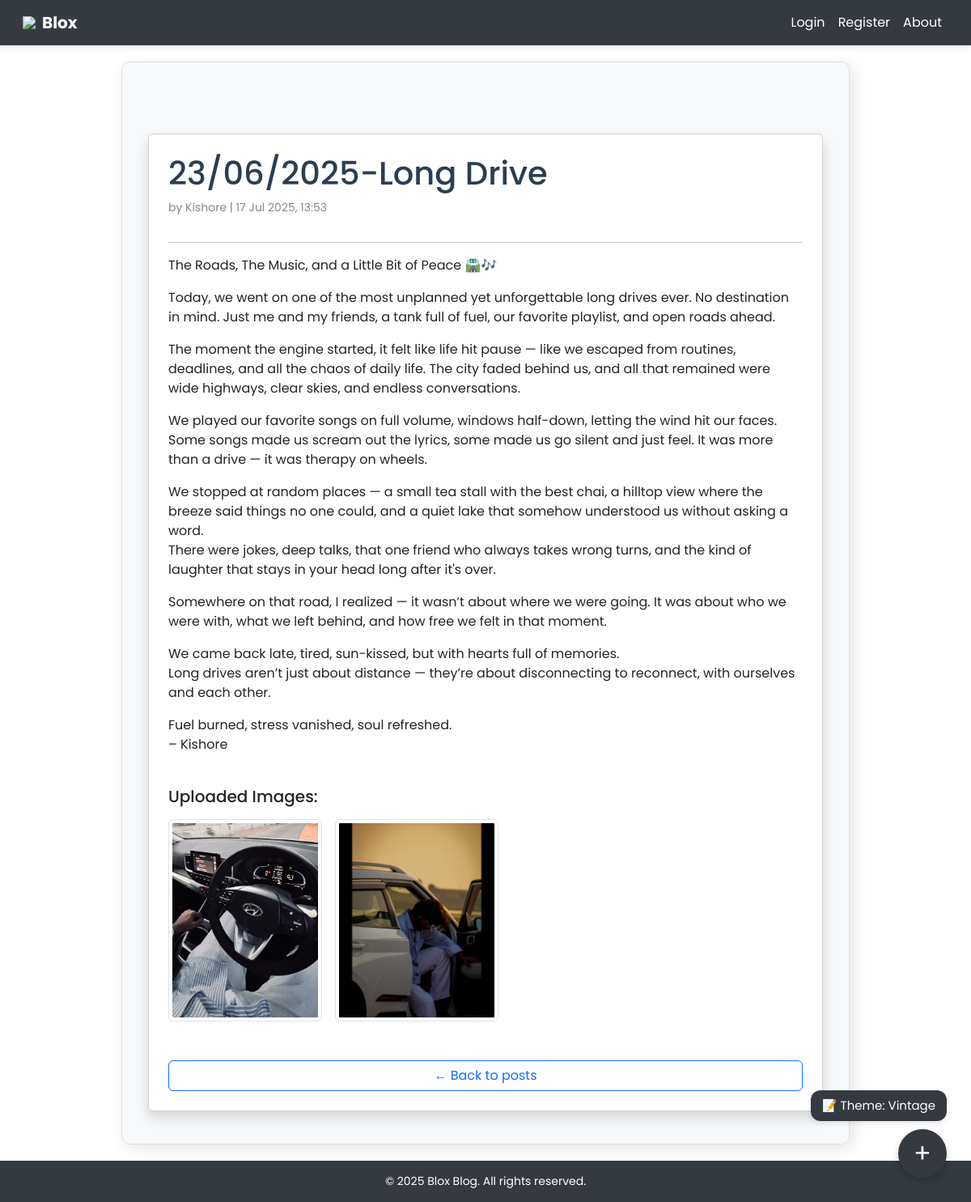
Screenshot of /post/28/ with the database file from the repository.
### blog/models.py (models this page shows)
class Post(models.Model):
    title = models.CharField(max_length=255)
    content = models.TextField()
    audio = models.FileField(upload_to='audios/', blank=True, null=True)
    created_at = models.DateTimeField(auto_now_add=True)
    author = models.ForeignKey(User, on_delete=models.CASCADE)

class PostImage(models.Model):
    post = models.ForeignKey(Post, on_delete=models.CASCADE, related_name='images')
    image = models.ImageField(upload_to='post_images/')

### blog/views.py (the view)
# urls.py: path('post/<int:pk>/', views.post_detail, name='post_detail'),
def post_detail(request, pk):
    post = get_object_or_404(Post, pk=pk)
    return render(request, 'blog/post_detail.html', {'post': post})

### blog/templates/blog/post_detail.html (shortened to what this page needs)
{% extends 'blog/base.html' %}
{% block content %}
<div class="container mt-5">
    <div class="card shadow p-4">
        <h1 class="mb-2">{{ post.title }}</h1>
        <p class="meta">by {{ post.author }} | {{ post.created_at|date:"d M Y, H:i" }}</p>
        <hr>
        <div class="mb-4">{{ post.content|linebreaks }}</div>
        <h5 class="mb-3">Uploaded Images:</h5>
        {% if post.images.all %}
        <div class="d-flex flex-wrap gap-3 mb-4">
            {% for image in post.images.all %}
                <img src="{{ image.image.url }}" alt="Post Image" class="img-thumbnail" style="max-height: 250px;">
            {% endfor %}
        </div>
        {% else %}
            <p class="text-muted">No images uploaded for this post.</p>
        {% endif %}
        <a class="back btn btn-outline-primary mt-4" href="{% url 'post_list' %}">&larr; Back to posts</a>
    </div>
</div>
{% endblock %}

### blog/templates/blog/base.html (shortened to what this page needs)
<!DOCTYPE html>
<html lang="en">
<head>
  <link href="https://cdn.jsdelivr.net/npm/bootstrap-icons@1.10.5/font/bootstrap-icons.css" rel="stylesheet">
  <link href="https://cdn.jsdelivr.net/npm/bootstrap@5.3.0/dist/css/bootstrap.min.css" rel="stylesheet">
  <link href="https://unpkg.com/aos@2.3.1/dist/aos.css" rel="stylesheet">
</head>
<body class="theme-professional">
<nav class="navbar navbar-expand-lg px-3">
  <div class="container-fluid">
    <a class="navbar-brand d-flex align-items-center" href="{% url 'welcome' %}">
      <img src="https://img.icons8.com/ios-filled/30/ffffff/blog.png" class="me-2" />
      <strong>Blox</strong>
    </a>
    <div class="collapse navbar-collapse justify-content-end" id="navMenu">
      <ul class="navbar-nav mb-2 mb-lg-0">
        {% if user.is_authenticated %}
          <li class="nav-item"><a class="nav-link" href="{% url 'dashboard' %}">Dashboard</a></li>
          <li class="nav-item"><a class="nav-link" href="{% url 'post_create' %}">New Post</a></li>
          <li class="nav-item"><a class="nav-link text-danger" href="{% url 'logout' %}">Logout</a></li>
        {% else %}
          <li class="nav-item"><a class="nav-link" href="{% url 'login' %}">Login</a></li>
          <li class="nav-item"><a class="nav-link" href="{% url 'register' %}">Register</a></li>
        {% endif %}
        <li class="nav-item"><a class="nav-link" href="{% url 'about' %}">About</a></li>
      </ul>
    </div>
  </div>
</nav>
<main class="container" data-aos="fade-up">
  {% block content %}{% endblock %}
</main>
<div class="fab-container">
  <button class="theme-button" onclick="cycleTheme()">
    📝 Theme: <span id="themeName">Vintage</span>
  </button>
  <div class="fab-button" onclick="toggleFAB()">+</div>
</div>
<footer>
  © {{ year|default:"2025" }} Blox Blog. All rights reserved.
</footer>
</body>
</html>

### blog/templates/blog/base.html (style rules this page uses)
body.theme-professional { --bg-color: #ffffff; --text-color: #1a1a1a; --accent-color: #343a40; --paper-color: #f8f9fa; --border-color: #dee2e6; --font-family: 'Poppins', sans-serif; }
body { background: var(--bg-color); color: var(--text-color); font-family: var(--font-family); min-height: 100vh; display: flex; flex-direction: column; }
.navbar { background-color: var(--accent-color); box-shadow: 0 2px 10px rgba(0,0,0,0.1); }
.navbar-brand, .nav-link { color: white !important; }
main.container { background: var(--paper-color); flex: 1; padding: 40px 20px; border: 1px solid var(--border-color); margin: 20px auto; border-radius: 10px; max-width: 900px; box-shadow: 5px 5px 20px rgba(0,0,0,0.1); }
footer { text-align: center; padding: 15px 0; background-color: var(--accent-color); color: white; font-size: 14px; }
.fab-container { position: fixed; bottom: 30px; right: 30px; z-index: 1050; display: flex; flex-direction: column; align-items: flex-end; }
.theme-button { margin-bottom: 10px; background-color: var(--accent-color); color: white; border: none; padding: 8px 14px; border-radius: 12px; cursor: pointer; font-size: 15px; font-family: var(--font-family); box-shadow: 0 3px 6px rgba(0,0,0,0.1); }
.fab-button { width: 60px; height: 60px; background-color: var(--accent-color); color: white; border-radius: 50%; font-size: 32px; display: flex; align-items: center; justify-content: center; cursor: pointer; box-shadow: 0 4px 8px rgba(0,0,0,0.2); transition: transform 0.3s ease; }

### blog/templates/blog/post_detail.html (style rules this page uses)
.container { max-width: 900px; margin: auto; }
h1 { color: #2c3e50; }
.meta { color: #888; font-size: 14px; }

### rows the page displays
Post: title "23/06/2025-Long Drive", author "Kishore", created_at "17 Jul 2025, 13:53", content "The Roads, The Music, and a Little Bit of Peace 🛣️🎶 Today, we went on one of the most unplanned yet unforgettable long drives ever. No destination in mind. Just me and my friends, a tank full of fuel, our favorite playlist, and open roads ahead. The moment the engine started, it felt like life hit pause — like we escaped from routines, deadlines, and all the chaos of daily life. The city faded behind us, and all that remained were wide highways, clear skies, and endless conversations. We played our favorite songs on full volume, windows half-down, letting the wind hit our faces. Some songs made us scream out the lyrics, some made us go silent and just feel. It was more than a drive — it was…"
PostImage: image (picture)
PostImage: image (picture)

### other values shown
{{ year|default:"2025" }} "2025"
